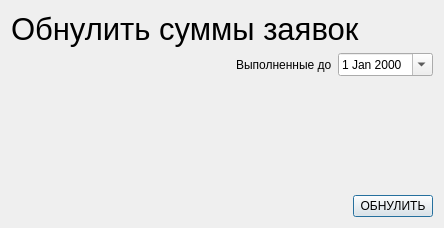
<?xml version="1.0" encoding="UTF-8"?>
<ui version="4.0">
 <class>ClearAmountsDialog</class>
 <widget class="QDialog" name="ClearAmountsDialog">
  <property name="geometry">
   <rect>
    <x>0</x>
    <y>0</y>
    <width>444</width>
    <height>228</height>
   </rect>
  </property>
  <property name="windowTitle">
   <string>Обнулить суммы заявок</string>
  </property>
  <property name="toolTip">
   <string>Обнулить суммы заявок</string>
  </property>
  <layout class="QVBoxLayout" name="verticalLayout">
   <item>
    <widget class="QLabel" name="infoLabel">
     <property name="font">
      <font>
       <pointsize>23</pointsize>
      </font>
     </property>
     <property name="text">
      <string>Обнулить суммы заявок</string>
     </property>
    </widget>
   </item>
   <item>
    <layout class="QHBoxLayout" name="horizontalLayout">
     <item>
      <spacer name="horizontalSpacer">
       <property name="orientation">
        <enum>Qt::Horizontal</enum>
       </property>
       <property name="sizeHint" stdset="0">
        <size>
         <width>40</width>
         <height>20</height>
        </size>
       </property>
      </spacer>
     </item>
     <item>
      <widget class="QLabel" name="earlerLabel">
       <property name="text">
        <string>Выполненные до</string>
       </property>
      </widget>
     </item>
     <item>
      <widget class="QDateEdit" name="earlerDateEdit">
       <property name="calendarPopup">
        <bool>true</bool>
       </property>
      </widget>
     </item>
    </layout>
   </item>
   <item>
    <spacer name="verticalSpacer">
     <property name="orientation">
      <enum>Qt::Vertical</enum>
     </property>
     <property name="sizeHint" stdset="0">
      <size>
       <width>20</width>
       <height>87</height>
      </size>
     </property>
    </spacer>
   </item>
   <item>
    <layout class="QHBoxLayout" name="horizontalLayout_2">
     <item>
      <spacer name="horizontalSpacer_2">
       <property name="orientation">
        <enum>Qt::Horizontal</enum>
       </property>
       <property name="sizeHint" stdset="0">
        <size>
         <width>40</width>
         <height>20</height>
        </size>
       </property>
      </spacer>
     </item>
     <item>
      <widget class="QPushButton" name="clearPushButton">
       <property name="text">
        <string>ОБНУЛИТЬ</string>
       </property>
      </widget>
     </item>
    </layout>
   </item>
  </layout>
 </widget>
 <resources/>
 <connections/>
</ui>
